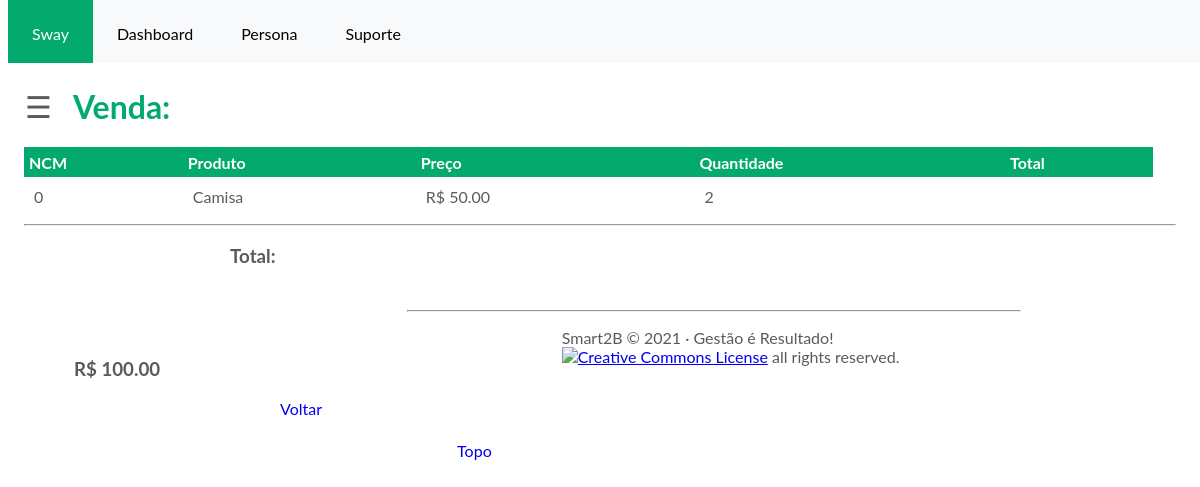
Screenshot of /swayapp/1/ with the database file from the repository.
### swayapp/models.py (models this page shows, shortened)
class SaleDetail(models.Model):
    sale = models.ForeignKey(
        Sale,
        related_name="sales_det",
        on_delete=models.CASCADE
    )
    product = models.ForeignKey(
        Product,
        related_name='product_det',
        verbose_name='produto',
        on_delete=models.CASCADE
    )
    quantity = models.PositiveSmallIntegerField('quantidade')
    price_sale = models.DecimalField(
        'Preço de venda',
        max_digits=20,
        decimal_places=2,
        default=0
    )
    ipi_sale = models.DecimalField(
        'IPI', max_digits=3, decimal_places=2, default=0.1
    )
    def get_subtotal(self):
        return self.price_sale * (self.quantity or 0)
    subtotal = property(get_subtotal)
    def price_sale_formated(self):
        return "R$ %s" % number_format(self.price_sale, 2)

class Product(models.Model):
    imported = models.BooleanField('Importado', default=False)
    outofline = models.BooleanField('Fora de Linha', default=False)
    ncm = models.CharField('NCM', max_length=8)
    brand = models.ForeignKey(
        Brand,
        on_delete=models.CASCADE,
        verbose_name='marca'
    )
    product = models.CharField('Produto', max_length=100, unique=True)
    sell_price = models.DecimalField('Preço venda', max_digits=7, decimal_places=2, default=0)
    received_by = models.CharField(max_length=50, blank=True, null=True)
    received = models.IntegerField(default='0', blank=False, null=True)
    received_price = models.DecimalField('Preço Recebimento', max_digits=20, decimal_places=2, null=True)
    ipi = models.DecimalField('IPI', max_digits=3, decimal_places=2, blank=True, default=0)
    stock = models.IntegerField('Estoque atual', default='0', blank=False, null=True)
    stock_min = models.PositiveIntegerField('Estoque Minimo', default=0)
    category = models.ForeignKey(Category, verbose_name='Categoria', on_delete=models.SET_NULL, null=True, blank=True)
    class Meta:
        ordering = ['product']
        verbose_name = 'produto'
        verbose_name_plural = 'produtos'

class TimeStampedModel(models.Model):
    created = models.DateTimeField(
        'criado em', auto_now_add=True, auto_now=False)
    modified = models.DateTimeField(
        'modificado em', auto_now_add=False, auto_now=True)
    class Meta:
        abstract = True

class Sale(TimeStampedModel):
    customer = models.ForeignKey('Customer', related_name='customer_sale', verbose_name='cliente',
                                 on_delete=models.CASCADE)
    seller = models.ForeignKey('Seller', related_name='seller_sale', verbose_name='vendedor', on_delete=models.CASCADE)
    class Meta:
        verbose_name = 'venda'
        verbose_name_plural = 'vendas'
    def __str__(self):
        return "%03d" % self.id + "/%s" % self.created.strftime('%y')
    codigo = property(__str__)
    def get_total(self):
        qs = self.sales_det.filter(sale=self.pk).values_list('price_sale', 'quantity') or 0
        t = 0 if isinstance(qs, int) else sum(map(lambda q: q[0] * q[1], qs))
        return "R$ %s" % number_format(t, 2)

### swayapp/views.py (the view)
# urls.py: path('<int:pk>/', views.SaleDetailView.as_view(), name='sale_detail'),
class SaleDetailView(DetailView):
    template_name = 'sale_detail.html'
    model = Sale
    context_object_name = 'Sale'
    def get_context_data(self, **kwargs):
        sd = SaleDetail.objects.filter(sale=self.object)
        context = super(SaleDetailView, self).get_context_data(**kwargs)
        context['count'] = sd.count()
        context['Itens'] = sd
        return context

### swayapp/templates/sale_detail.html
{% extends 'base.html' %}
{% load widget_tweaks %}
{% block content %}
	<h1 class="willianclass"><b>Venda:</b>{{ Product.product }}</h1>
		<div>
			<table class="table">
				<thead>
					<tr>
						<th>NCM</th>
						<th>Produto</th>
						<th class="text-center">Preço</th>
						<th class="text-right">Quantidade</th>
						<th class="text-right">Total</th>
					</tr>
				</thead>
				<tbody>
				{% for item in Itens %}
					<tr>
						<td>{{ item.product.ncm }} </td>
						<td>{{ item.product.product }}</a></td>
						<td class="text-center">{{ item.price_sale_formated }}</td>
						<td class="text-right">{{ item.quantity }}</td>
						<td class="text-right">{{ item.subtotal_formated }}</td>
					</tr>
				{% empty %}
					<p>Sem itens na lista.</p>
				{% endfor %}
				</tbody>
			</table>
		</div>
		<hr>
		<h3 class="text-right"><b>Total:</b> <span class="label label-info">{{ Sale.get_total }}</span></h3>
		<p>
			<a href="{% url 'swayapp:sale_list' %}"><span class="glyphicon glyphicon-chevron-left">Voltar</span></a>
		</p>
	</div>
{% endblock content %}

### swayapp/static/css/style.css (style rules this page uses)
html { font-family: "Lato", sans-serif; -webkit-text-size-adjust: 100%; -ms-text-size-adjust: 100%; }
.willianclass { color: #04AA6D; margin-top: 63; margin-left 5; }
span { float: left; margin-top: 63; padding: 50; margin-right: 20; }
table { width: 98%; border-color: green; border-spacing: 0; border-collapse: collapse; margin-top: 2px; margin-left: 10px margin-right: 10px }
th { height: 30px; color: white; text-align: left; vertical-align: middle; background-color: #04AA6D; padding: 5px; position: -webkit-sticky; top: 0; }
td { height: 10px; padding: 10px; }

### swayapp/templates/base.html (style rules this page uses)
body { padding-top: 0; padding-bottom: 40px; color: #5a5a5a; }

### rows the page displays
SaleDetail: product.ncm "0", product.product "Camisa", price_sale_formated "R$ 50.00", quantity "2"
Sale: get_total "R$ 100.00"
